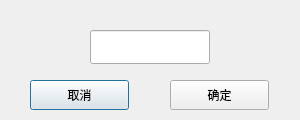
<?xml version="1.0" encoding="UTF-8"?>
<ui version="4.0">
 <class>Dialog</class>
 <widget class="QDialog" name="Dialog">
  <property name="geometry">
   <rect>
    <x>0</x>
    <y>0</y>
    <width>300</width>
    <height>120</height>
   </rect>
  </property>
  <property name="minimumSize">
   <size>
    <width>300</width>
    <height>120</height>
   </size>
  </property>
  <property name="maximumSize">
   <size>
    <width>300</width>
    <height>120</height>
   </size>
  </property>
  <property name="windowTitle">
   <string>新增颜色</string>
  </property>
  <widget class="QLineEdit" name="lineEdit">
   <property name="geometry">
    <rect>
     <x>90</x>
     <y>30</y>
     <width>120</width>
     <height>34</height>
    </rect>
   </property>
  </widget>
  <widget class="QPushButton" name="pushButton_cancel">
   <property name="geometry">
    <rect>
     <x>30</x>
     <y>80</y>
     <width>99</width>
     <height>30</height>
    </rect>
   </property>
   <property name="text">
    <string>取消</string>
   </property>
  </widget>
  <widget class="QPushButton" name="pushButton_ok">
   <property name="geometry">
    <rect>
     <x>170</x>
     <y>80</y>
     <width>99</width>
     <height>30</height>
    </rect>
   </property>
   <property name="text">
    <string>确定</string>
   </property>
  </widget>
 </widget>
 <resources/>
 <connections/>
</ui>
